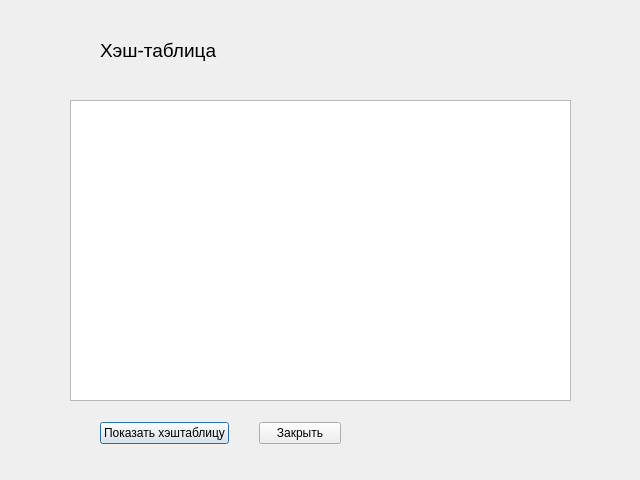
<?xml version="1.0" encoding="UTF-8"?>
<ui version="4.0">
 <class>ShowHashFunction</class>
 <widget class="QDialog" name="ShowHashFunction">
  <property name="geometry">
   <rect>
    <x>0</x>
    <y>0</y>
    <width>640</width>
    <height>480</height>
   </rect>
  </property>
  <property name="windowTitle">
   <string>Dialog</string>
  </property>
  <widget class="QLabel" name="label">
   <property name="geometry">
    <rect>
     <x>100</x>
     <y>40</y>
     <width>241</width>
     <height>21</height>
    </rect>
   </property>
   <property name="font">
    <font>
     <pointsize>14</pointsize>
    </font>
   </property>
   <property name="text">
    <string>Хэш-таблица</string>
   </property>
  </widget>
  <widget class="QTextBrowser" name="hashtable">
   <property name="geometry">
    <rect>
     <x>70</x>
     <y>100</y>
     <width>501</width>
     <height>301</height>
    </rect>
   </property>
  </widget>
  <widget class="QWidget" name="">
   <property name="geometry">
    <rect>
     <x>100</x>
     <y>420</y>
     <width>241</width>
     <height>26</height>
    </rect>
   </property>
   <layout class="QHBoxLayout" name="horizontalLayout">
    <property name="spacing">
     <number>30</number>
    </property>
    <item>
     <widget class="QPushButton" name="show">
      <property name="text">
       <string>Показать хэштаблицу</string>
      </property>
     </widget>
    </item>
    <item>
     <widget class="QPushButton" name="close">
      <property name="text">
       <string>Закрыть</string>
      </property>
     </widget>
    </item>
   </layout>
  </widget>
 </widget>
 <resources/>
 <connections/>
</ui>
